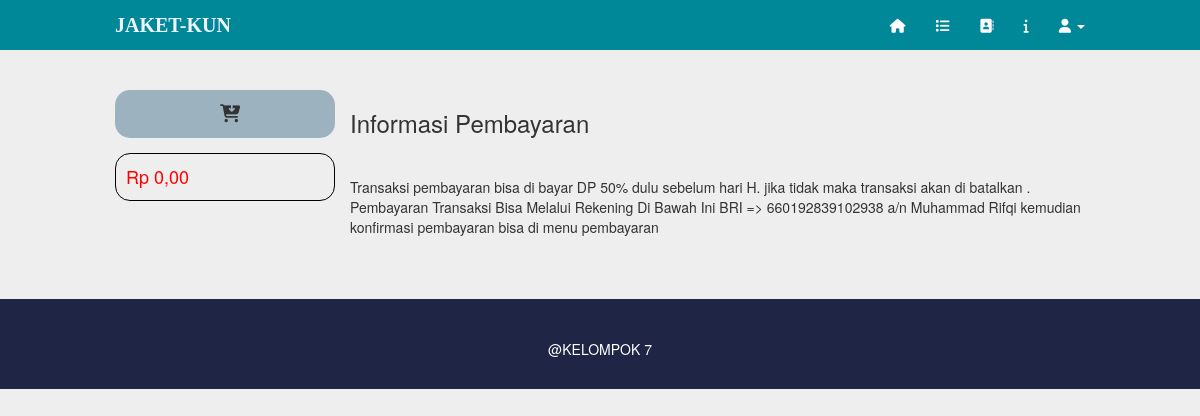
Before: /info.php with the older database file.
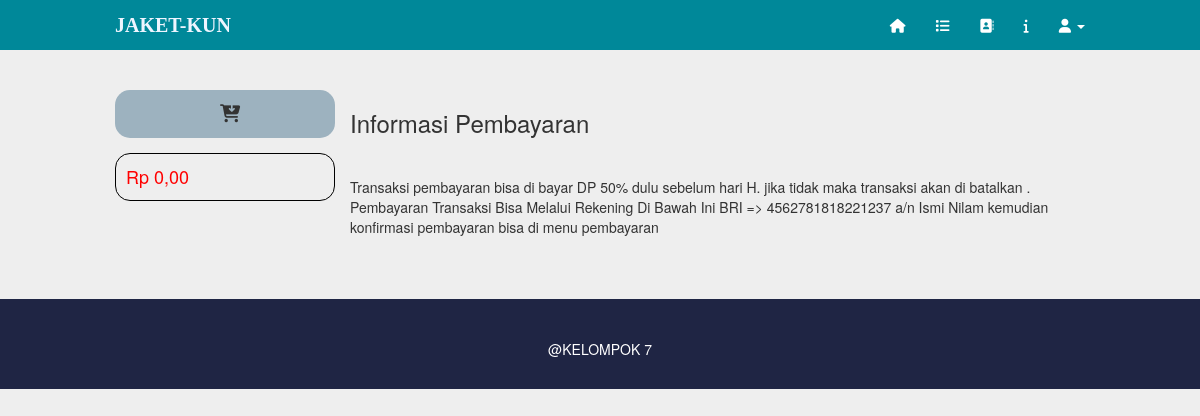
After: the same page with the newer database file.
### tables this page shows
CREATE TABLE `info_pembayaran` (
  `id` int(11) NOT NULL,
  `info` longtext NOT NULL
);

### info.php (the view)
<?php
	include"inc/config.php";
	include"layout/header.php";
?>
<div class="col-md-9">
	<div class="row">
		<?php
			$q = mysqli_query($db,"SELECT * FROM info_pembayaran LIMIT 1") or die (mysqli_error($db));
			$data = mysqli_fetch_object($q);
		?>
		<div class="info-pembayaran">
			<h3>Informasi Pembayaran</h3>
			<hr>
			<div class="info-content">
				<?php echo $data->info; ?>
			</div>
		</div>
	</div>
</div>
<?php
	include "layout/footer.php";
?>

Changed rows visible on the page:
changed info_pembayaran: info "…Bawah Ini BRI => 660192839102938 a/n Muhammad Rifqi kemudian konfirmasi pembayaran bisa…" → "…Bawah Ini BRI => 4562781818221237 a/n Ismi Nilam kemudian konfirmasi pembayaran bisa…"
